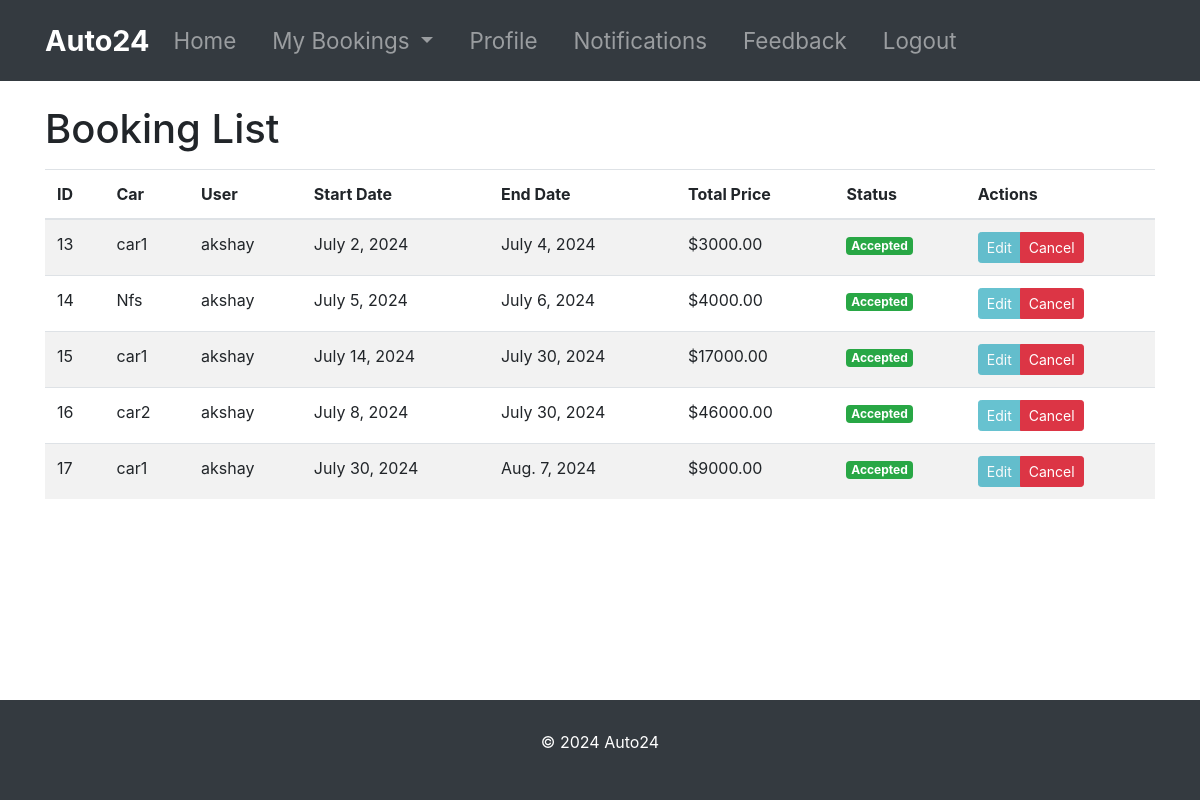
/booking/ (signed in), run on the app's committed database.
### admin_management/models.py (models this page shows, shortened)
class Booking(models.Model):
    PENDING = 'PENDING'
    ACCEPTED = 'ACCEPTED'
    REJECTED = 'REJECTED'
    STATUS_CHOICES = [
        (PENDING, 'Pending'),
        (ACCEPTED, 'Accepted'),
        (REJECTED, 'Rejected'),
    ]
    rental_car = models.ForeignKey(RentalCar, on_delete=models.CASCADE)
    user = models.ForeignKey(User, on_delete=models.CASCADE)
    start_date = models.DateField()
    end_date = models.DateField()
    status = models.CharField(max_length=8, choices=STATUS_CHOICES, default=PENDING)
    created_at = models.DateTimeField(default=timezone.now)
    @property
    def total_price(self):
        duration = (self.end_date - self.start_date).days + 1
        return duration * self.rental_car.daily_rate

class RentalCar(models.Model):
    name=models.CharField(max_length=100)
    description=models.TextField()
    image=models.ImageField(upload_to='rental_cars/')
    daily_rate=models.DecimalField(max_digits=10,decimal_places=2)
    availability=models.BooleanField(default=True)
    created_at = models.DateTimeField(default=timezone.now)
    def __str__(self):
        return self.name

### customer_management/views.py (the view)
# urls.py: path('booking/', views.booking_list, name='booking_list'),
@login_required
def booking_list(request):
    bookings = Booking.objects.order_by('-created_at')
    paginator = Paginator(bookings, 10)  # Show 10 bookings per page
    page = request.GET.get('page')
    try:
        bookings = paginator.page(page)
    except PageNotAnInteger:
        bookings = paginator.page(1)  # If page is not an integer, deliver first page.
    except EmptyPage:
        bookings = paginator.page(paginator.num_pages)  # If page is out of range (e.g. 9999), deliver last page of results.
    return render(request, 'customer/rental_cars/booking_list.html', {'bookings': bookings})

### templates/customer/rental_cars/booking_list.html (shortened to what this page needs)
{% extends 'customer/base.html' %}
{% block content %}
<div class="container mt-4 table-container">
    <h1>Booking List</h1>
    <table class="table table-striped mt-3">
        <thead>
            <tr>
                <th>ID</th>
                <th>Car</th>
                <th>User</th>
                <th>Start Date</th>
                <th>End Date</th>
                <th>Total Price</th>
                <th>Status</th>
                <th>Actions</th>
            </tr>
        </thead>
        <tbody>
            {% for booking in bookings %}
                <tr>
                    <td>{{ booking.id }}</td>
                    <td>{{ booking.rental_car }}</td>
                    <td>{{ booking.user }}</td>
                    <td>{{ booking.start_date }}</td>
                    <td>{{ booking.end_date }}</td>
                    <td>${{ booking.total_price }}</td>
                    <td>
                    {% if booking.status == 'PENDING' %}
                        <span class="badge badge-warning">{{ booking.get_status_display }}</span>
                    {% elif booking.status == 'ACCEPTED' %}
                        <span class="badge badge-success">{{ booking.get_status_display }}</span>
                    {% else %}
                        <span class="badge badge-danger">{{ booking.get_status_display }}</span>
                    {% endif %}
                    </td>
                    <td>
                        <div class="btn-group">
                            {% if booking.status != 'ACCEPTED' %}
                                <a href="{% url 'update_booking' booking.id %}" class="btn btn-sm btn-info">Edit</a>
                            {% else %}
                                <span class="btn btn-sm btn-info disabled" data-toggle="tooltip" title="You can only edit before the admin accepts the request">Edit</span>
                            {% endif %}
                            <a href="{% url 'delete_booking' booking.id %}" class="btn btn-sm btn-danger" onclick="return confirm('Are you sure you want to cancel this booking?')">Cancel</a>
                        </div>
                    </td>
                </tr>
            {% empty %}
                <tr>
                    <td colspan="8">No bookings found.</td>
                </tr>
            {% endfor %}
        </tbody>
    </table>
</div>
{% endblock %}

### templates/customer/base.html (style rules this page uses)
body { display: flex; flex-direction: column; min-height: 100vh; }

### data on the page
Booking: id "13", rental_car "car1", user "akshay", start_date "July 2, 2024", end_date "July 4, 2024", total_price "3000.00", status "Accepted", shows "Edit"
Booking: id "14", rental_car "Nfs", user "akshay", start_date "July 5, 2024", end_date "July 6, 2024", total_price "4000.00", status "Accepted", shows "Edit"
Booking: id "15", rental_car "car1", user "akshay", start_date "July 14, 2024", end_date "July 30, 2024", total_price "17000.00", status "Accepted", shows "Edit"
Booking: id "16", rental_car "car2", user "akshay", start_date "July 8, 2024", end_date "July 30, 2024", total_price "46000.00", status "Accepted", shows "Edit"
Booking: id "17", rental_car "car1", user "akshay", start_date "July 30, 2024", end_date "Aug. 7, 2024", total_price "9000.00", status "Accepted", shows "Edit"
